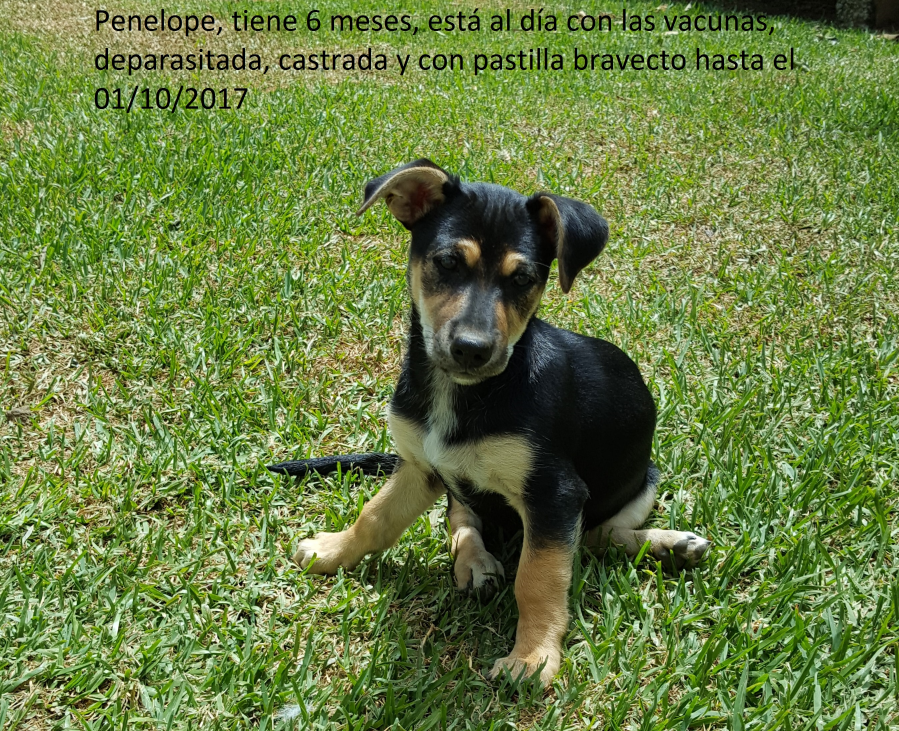
#> input picture images/ImagenUsar.jpg, 2697 x 2193 px (shown at 1/3 size)
$ python methods.py
#> lines starting #> are read from the running program, lines starting #| are printed output that depends on the picture
#> in remodelingMethod, originalImage is the input picture: PIL image 2697x2193 RGB; mean R, G, B 105.3, 126.2, 65.9
### functions.py
# libraries
from PIL import Image
import numpy as np
from constants import *

"""
This function returns the array of the
received image

Input:
image -> image for array generation

Outputs:
imageArray -> image array
"""
def getImageArray(image):

    # generate array from image
    imageArray = np.asarray(image)

    return imageArray

"""
This function returns the image of the
received array

Input:
imageArray -> image array

Outputs:
image -> generated image
"""
# [6 lines left out: function getImage, not called in this run]

"""
This function returns the dimensions of the
received image array

Input:
imageArray -> image array

Outputs:
rows -> number of rows
columns -> number of columns
colors -> number of colors
"""
def getShape(imageArray):

    # get image array dimensions
    rows = imageArray.shape[0]
#> rows = 2193
    columns = imageArray.shape[1]
#> columns = 2697
    colors = imageArray.shape[2]
#> colors = 3

    return rows, columns, colors

"""
This function reshapes a 2D array into 3D array
and saves it

Input:
imageArray -> image array

Output:
reshapedImageArray -> reshaped image array
"""
def reshape3Dto2D(imageArray):

    # get dimensions
    rows, columns, colors = getShape(imageArray)
#> rows = 2193; columns = 2697; colors = 3

    # reshape 3D image array into 2D image array
    reshapedImageArray = np.reshape(imageArray,(rows, columns * colors))
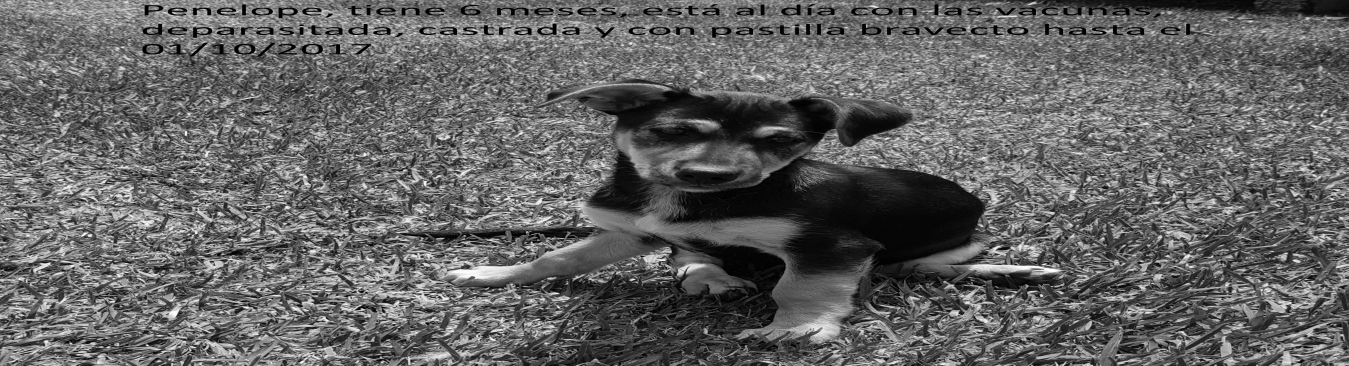
#> reshapedImageArray: shape (2193, 8091) (shown at 1/6 size); min 0, max 255, mean 99.1

    # generate image from array
    reshapedImage = Image.fromarray(reshapedImageArray)

    # save generated image
    reshapedImage.save(STORAGE_DIRECTORY_REMODELING + "reshaped2D.jpg")

    return reshapedImageArray

"""
This function reshapes a 2D array into 3D array
and saves it

Inputs:
orginalImageArray -> orginal image array
reshapedImageArray -> reshaped image array

Output:
reshapedReshapedImage -> reshaped image array
"""
def reshape2Dto3D(orginalImageArray, reshapedImageArray):

    # get array from orginalImage
    #orginalImageArray = getImageArray(orginalImageArray)

    # get dimensions of orginalImage
    rows, columns, colors = getShape(orginalImageArray)
#> rows = 2193; columns = 2697; colors = 3

    # get array from reshapedImageArray
    #reshapedImageArray = np.asarray(reshapedImageArray)

    # reshape 2D image array into 3D image array
    reshapedReshapedImageArray = np.reshape(reshapedImageArray,(rows, columns, colors))

    # generate image from array
    reshapedReshapedImage = Image.fromarray(reshapedReshapedImageArray)

    # save generated image
    reshapedReshapedImage.save(STORAGE_DIRECTORY_REMODELING + "reshaped3D.jpg")

    return reshapedReshapedImage

"""
This function splits the received image into
RGB bands and saves them

Input:
image -> image to split

Outputs:
red -> red scale image
green -> green scale image
blue -> blue scale image
"""
def splitImage(image):

    # split image in individual RGB bands
    splittedImage = Image.Image.split(image)

    # assign RGB band images
    red = splittedImage[0]
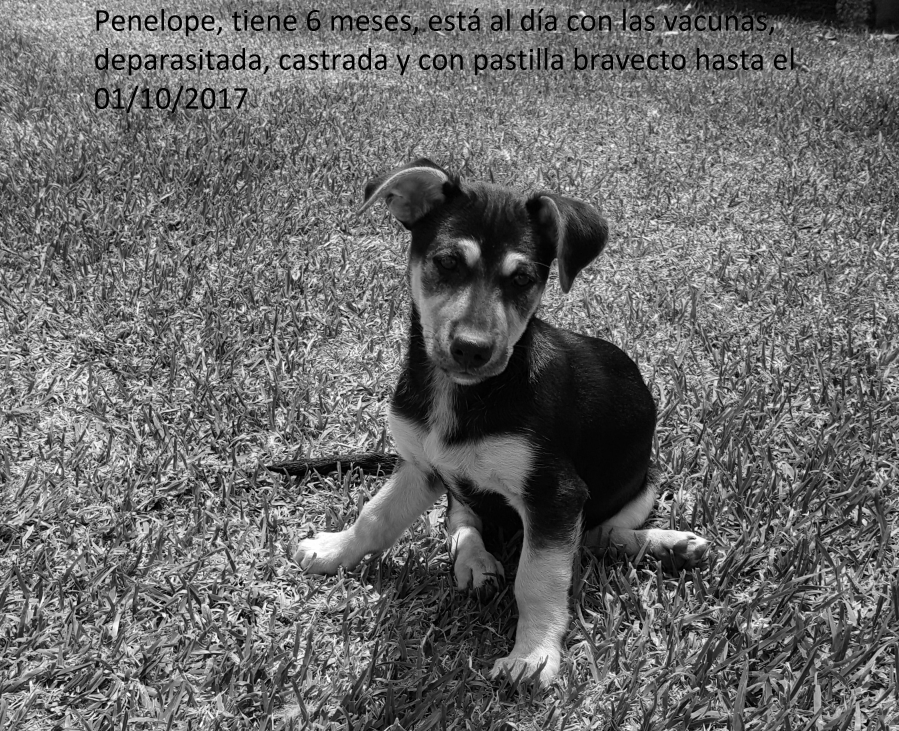
#> red: PIL image 2697x2193 L (shown at 1/3 size); min 0, max 255, mean 105.3
    green = splittedImage[1]
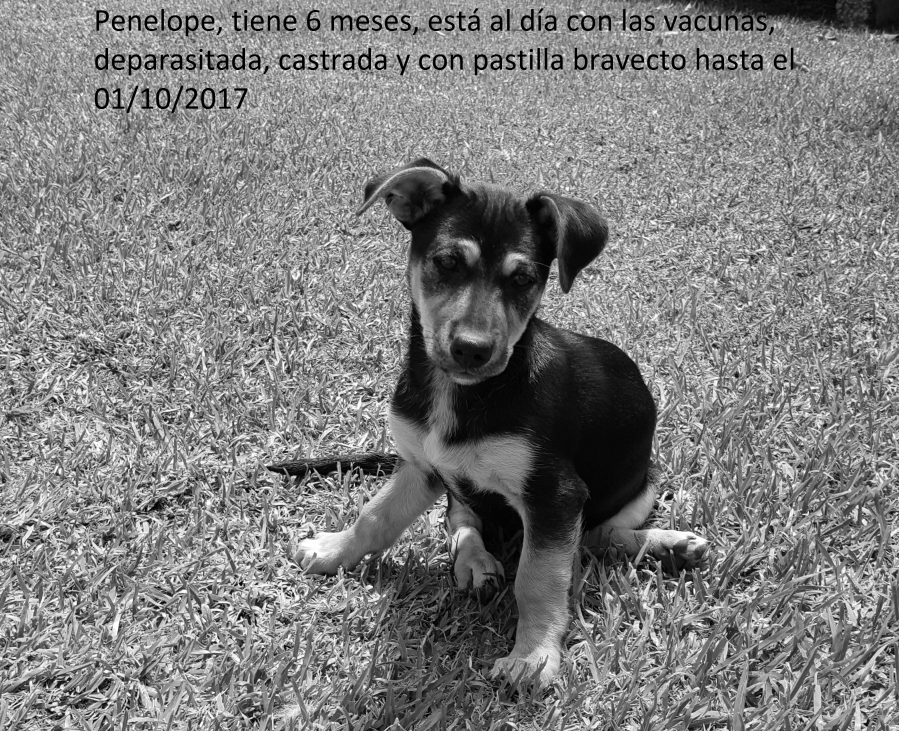
#> green: PIL image 2697x2193 L (shown at 1/3 size); min 0, max 255, mean 126.2
    blue = splittedImage[2]
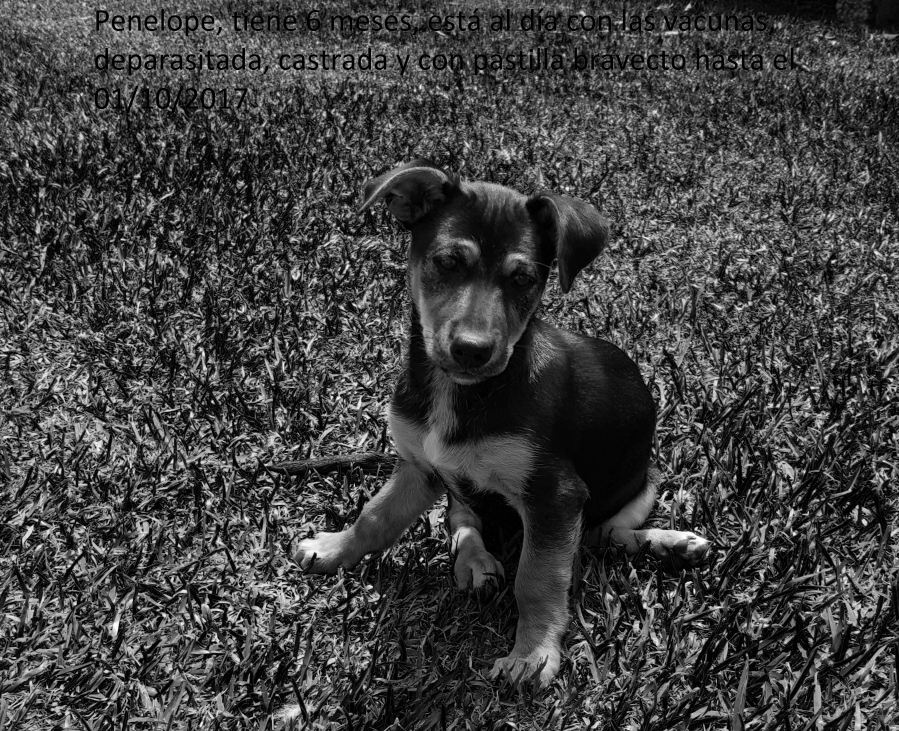
#> blue: PIL image 2697x2193 L (shown at 1/3 size); min 0, max 255, mean 65.9

    # save RGB band images
    red.save(STORAGE_DIRECTORY_LAYER + "red.jpg")
    green.save(STORAGE_DIRECTORY_LAYER + "green.jpg")
    blue.save(STORAGE_DIRECTORY_LAYER + "blue.jpg")

    return red, green, blue

"""
This function merges the received images into
single RGB image and saves it

Inputs:
red -> red scale image
green -> green scale image
blue -> blue scale image

Output:
merge -> merged image
"""
def mergeImages(red, green, blue):

    # convert RGB band images to grayscale
    red = red.convert("L")
    green = green.convert("L")
    blue = blue.convert("L")

    # merge RGB band images
    merge = Image.merge("RGB", (red, green, blue))

    # save merged RGB band images
    merge.save(STORAGE_DIRECTORY_LAYER + "merge.jpg")

    return merge

### methods.py
from functions import *
from constants import *

"""
This method flattens the third dimension of the image array into
the second dimension using the reshape method, applies PCA, and
rebuilds as a three-dimensional array.
"""
def remodelingMethod():

    # open original image
    originalImage = Image.open(STORAGE_DIRECTORY + ORIGINAL_IMAGE)

    # show original image
    originalImage.show()

    # get image array
    originalImageArray = getImageArray(originalImage)

    # reshape image array from 3D to 2D
    reshapedImageArray = reshape3Dto2D(originalImageArray)

    # calculate PCA
    # reshapedPCA = PCA(reshapedImageArray)

    """
    for k in K_ARRAY:
        imageArray = PCA(k)
        image = getImage(imageArray)
        image.save(k + "merge.jpg")
    """

    # reshape image array from 2D to 3D
    reshapedImageArray = reshape2Dto3D(originalImageArray, reshapedImageArray)

"""
This method treats a color image as a stack of 3 separate 2D images
(red, blue, and green layers). The truncated PCA reconstruction is
applied to each two-dimensional layer separately, and then the
reconstructed layers are rejoined.
"""
def layerMethod():

    # open original image
    originalImage = Image.open(STORAGE_DIRECTORY + ORIGINAL_IMAGE)

    # show original image
    originalImage.show()

    # split image in RGB bands
    red, green, blue = splitImage(originalImage)

    # get red image array
    redImageArray = getImageArray(red)

    # get green image array
    greenImageArray = getImageArray(green)

    # get blue image array
    blueImageArray = getImageArray(blue)

    # calculate red layer PCA
    #redPCA = PCA(redImageArray)

    # calculate green layer PCA
    #greenPCA = PCA(greenImageArray)

    # calculate blue layer PCA
    #bluePCA = PCA(blueImageArray)

    """
    for k in K_ARRAY:
        imageArray = PCA(k)
        image = getImage(imageArray)
        image.save(k + "merge.jpg")
    """

    # merge RGB bands
    merge = mergeImages(red, green, blue)

remodelingMethod()
layerMethod()
